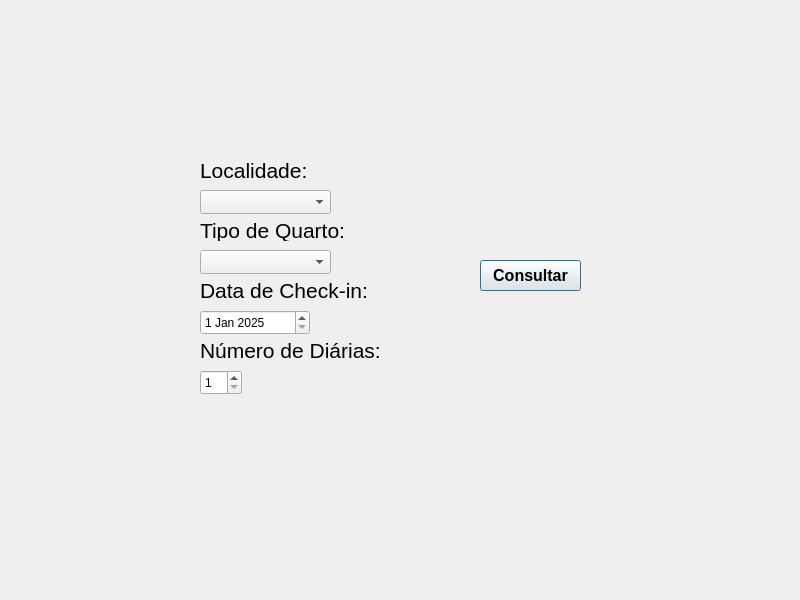
<?xml version="1.0" encoding="UTF-8"?>
<ui version="4.0">
 <class>janela3</class>
 <widget class="QDialog" name="janela3">
  <property name="geometry">
   <rect>
    <x>0</x>
    <y>0</y>
    <width>800</width>
    <height>600</height>
   </rect>
  </property>
  <property name="windowTitle">
   <string>Dialog</string>
  </property>
  <widget class="QLabel" name="label">
   <property name="geometry">
    <rect>
     <x>200</x>
     <y>160</y>
     <width>240</width>
     <height>21</height>
    </rect>
   </property>
   <property name="font">
    <font>
     <pointsize>16</pointsize>
    </font>
   </property>
   <property name="text">
    <string>Localidade:</string>
   </property>
  </widget>
  <widget class="QLabel" name="label_2">
   <property name="geometry">
    <rect>
     <x>200</x>
     <y>220</y>
     <width>240</width>
     <height>21</height>
    </rect>
   </property>
   <property name="font">
    <font>
     <pointsize>16</pointsize>
    </font>
   </property>
   <property name="text">
    <string>Tipo de Quarto:</string>
   </property>
  </widget>
  <widget class="QLabel" name="label_3">
   <property name="geometry">
    <rect>
     <x>200</x>
     <y>280</y>
     <width>240</width>
     <height>21</height>
    </rect>
   </property>
   <property name="font">
    <font>
     <pointsize>16</pointsize>
    </font>
   </property>
   <property name="text">
    <string>Data de Check-in:</string>
   </property>
  </widget>
  <widget class="QLabel" name="label_4">
   <property name="geometry">
    <rect>
     <x>200</x>
     <y>340</y>
     <width>240</width>
     <height>21</height>
    </rect>
   </property>
   <property name="font">
    <font>
     <pointsize>16</pointsize>
    </font>
   </property>
   <property name="text">
    <string>Número de Diárias:</string>
   </property>
  </widget>
  <widget class="QComboBox" name="localComboBox">
   <property name="geometry">
    <rect>
     <x>200</x>
     <y>190</y>
     <width>131</width>
     <height>24</height>
    </rect>
   </property>
  </widget>
  <widget class="QComboBox" name="quartoComboBox">
   <property name="geometry">
    <rect>
     <x>200</x>
     <y>250</y>
     <width>131</width>
     <height>24</height>
    </rect>
   </property>
  </widget>
  <widget class="QDateEdit" name="dataCheckinEdit">
   <property name="geometry">
    <rect>
     <x>200</x>
     <y>310</y>
     <width>110</width>
     <height>25</height>
    </rect>
   </property>
   <property name="dateTime">
    <datetime>
     <hour>0</hour>
     <minute>0</minute>
     <second>0</second>
     <year>2025</year>
     <month>1</month>
     <day>1</day>
    </datetime>
   </property>
  </widget>
  <widget class="QSpinBox" name="diariasSpinBox">
   <property name="geometry">
    <rect>
     <x>200</x>
     <y>370</y>
     <width>42</width>
     <height>25</height>
    </rect>
   </property>
   <property name="minimum">
    <number>1</number>
   </property>
  </widget>
  <widget class="QPushButton" name="consultarButton">
   <property name="geometry">
    <rect>
     <x>480</x>
     <y>260</y>
     <width>101</width>
     <height>31</height>
    </rect>
   </property>
   <property name="font">
    <font>
     <pointsize>12</pointsize>
     <bold>true</bold>
    </font>
   </property>
   <property name="text">
    <string>Consultar</string>
   </property>
  </widget>
 </widget>
 <resources/>
 <connections/>
</ui>
